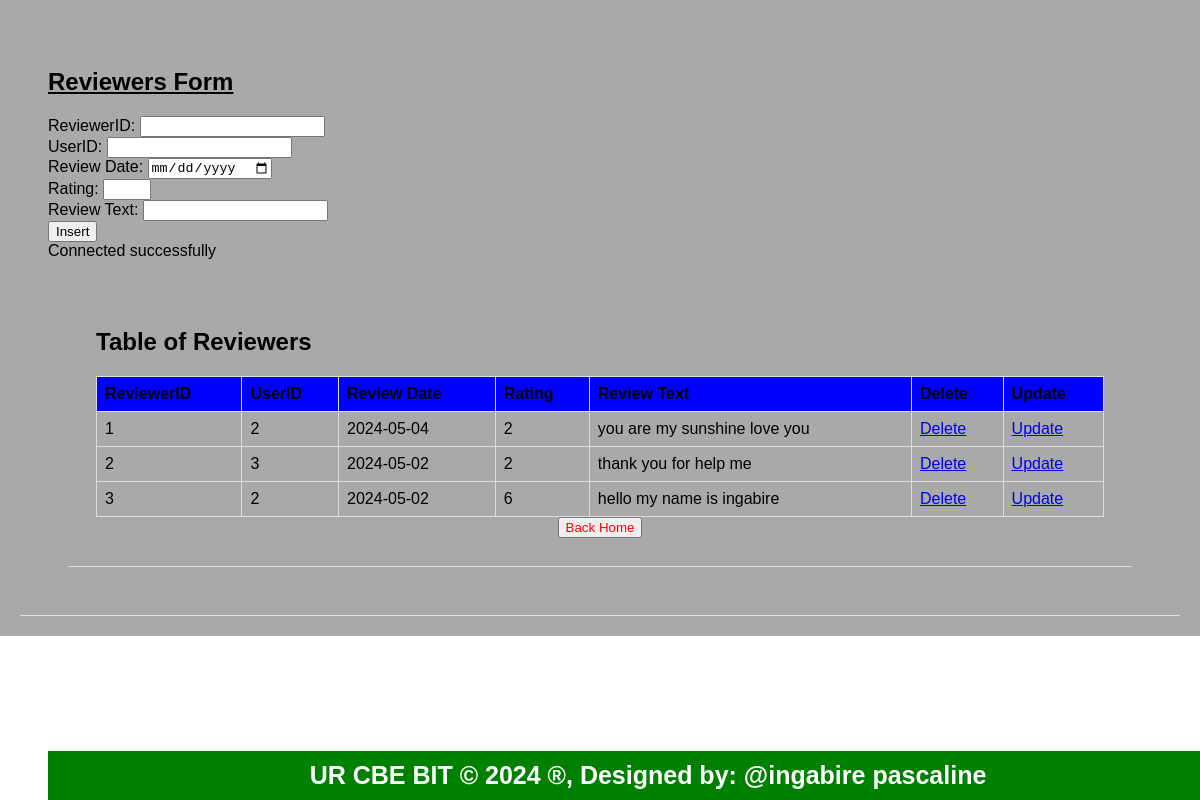
Page /reviewers.php on the committed database.
### tables this page shows
CREATE TABLE `reviewers` (
  `ReviewerID` int(11) NOT NULL,
  `UserID` int(11) NOT NULL,
  `ReviewDate` date DEFAULT NULL,
  `Rating` int(11) DEFAULT NULL,
  `ReviewText` text DEFAULT NULL
);

### reviewers.php (the view, shortened to what this page needs)
<!DOCTYPE html>
<html lang="en">
<head>
    <link rel="stylesheet" type="text/css" href="style.css">
</head>
<body>
<header>
<section>
    <h1><u>Reviewers Form</u></h1>
    <form method="post" onsubmit="return confirmInsert();">
        <label for="ReviewerID">ReviewerID:</label>
        <input type="number" id="ReviewerID" name="ReviewerID"><br>
        <label for="UserID">UserID:</label>
        <input type="number" id="UserID" name="UserID"><br>
        <label for="ReviewDate">Review Date:</label>
        <input type="date" id="ReviewDate" name="ReviewDate" required><br>
        <label for="Rating">Rating:</label>
        <input type="number" id="Rating" name="Rating" min="1" max="5" required><br>
        <label for="ReviewText">Review Text:</label>
        <input type="text" id="ReviewText" name="ReviewText" required><br>
        <input type="submit" name="add" value="Insert">
    </form>
    <?php
    include('dbconnection.php');
    $sql = "SELECT * FROM reviewers";
    $result = $connection->query($sql);
    ?>
</body>
</html>
<!DOCTYPE html>
<html lang="en">
<head>
    <link rel="stylesheet" type="text/css" href="style.css">
</head>
<body>
<header>
<section>
    <h2>Table of Reviewers</h2>
    <table>
        <tr>
            <th>ReviewerID</th>
            <th>UserID</th>
            <th>Review Date</th>
            <th>Rating</th>
            <th>Review Text</th>
            <th>Delete</th>
            <th>Update</th>
        </tr>
        <?php
        if ($result->num_rows > 0) {
            while ($row = $result->fetch_assoc()) {
                $ReviewerID = $row['ReviewerID'];
                echo "<tr>
                    <td>" . $row['ReviewerID'] . "</td>
                    <td>" . $row['UserID'] . "</td>
                    <td>" . $row['ReviewDate'] . "</td>
                    <td>" . $row['Rating'] . "</td>
                    <td>" . $row['ReviewText'] . "</td>
                    <td><a href='delete_reviewers.php?ReviewerID=$ReviewerID'>Delete</a></td>
                    <td><a href='update_reviewers.php?ReviewerID=$ReviewerID'>Update</a></td>
                </tr>";
            }
        } else {
            echo "<tr><td colspan='7'>No data found</td></tr>";
        }
        ?>
    </table>
    <center><button><a href="home.html">Back Home</a></button></center>
</section>
</header>
<footer>
    <b>UR CBE BIT &copy; 2024 &reg;, Designed by: @ingabire pascaline</b>
</footer>
</body>
</html>

### style.css (style rules this page uses)
body { font-family: Arial, sans-serif; margin: 0; padding: 0; }
body { font-family: Arial,sans-serif; margin:0; padding:0; }
header { background-color:darkgray; padding: 20px; }
section { padding:28px; border-bottom: 1px solid #ddd; }
footer { text-align: center; padding: 15px; background-color:darkgray; }

### reviewers.php (style rules this page uses)
table { border-collapse: collapse; width: 100%; }
th, td { border: 1px solid #dddddd; text-align: left; padding: 8px; }
th { background-color: pink; }
th { background-color: blue; }
footer { background-color: green; text-align: center; width: 100%; color: white; font-size: 25px; position: fixed; bottom: 0; padding: 10px 0; }
button a { color: red; text-decoration: none; }

### rows in the picture
reviewers: ReviewerID "1", UserID "2", ReviewDate "2024-05-04", Rating "2", ReviewText "you are my sunshine love you"
reviewers: ReviewerID "2", UserID "3", ReviewDate "2024-05-02", Rating "2", ReviewText "thank you for help me"
reviewers: ReviewerID "3", UserID "2", ReviewDate "2024-05-02", Rating "6", ReviewText "hello my name is ingabire"
